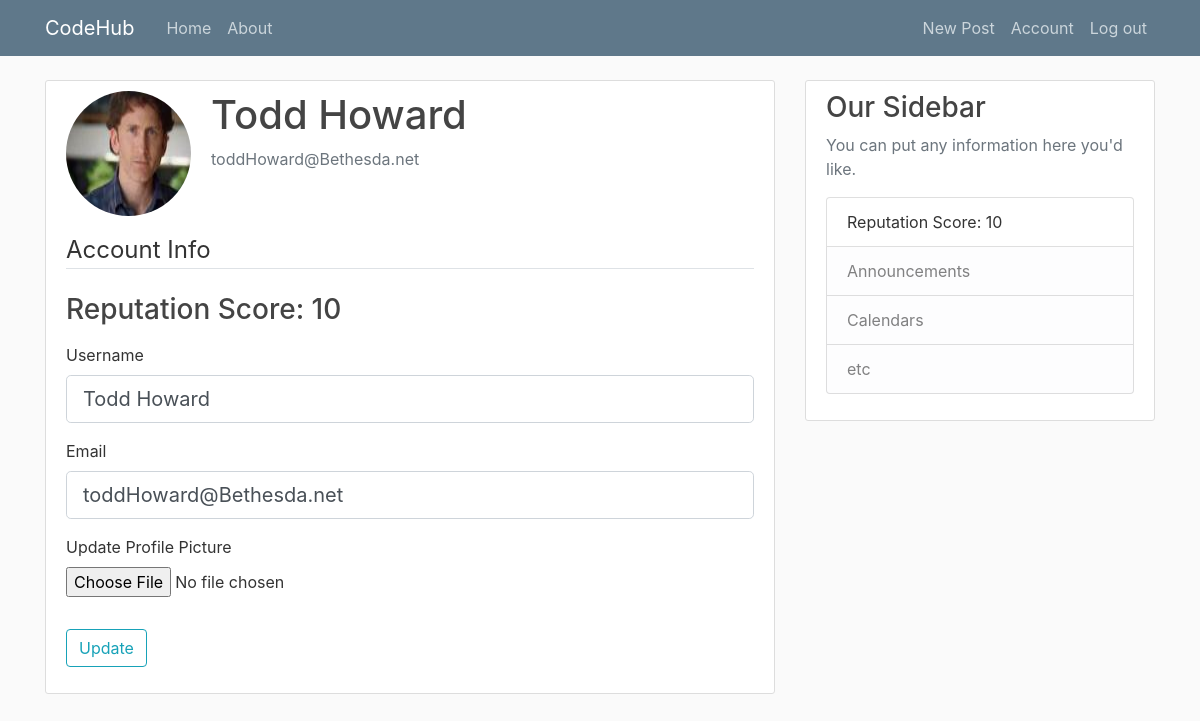
Page /account (signed in) on the committed database.
### app/models.py (models this page shows, shortened)
class User(db.Model, UserMixin):
    id = db.Column(db.Integer, primary_key=True)                                    # Primary Key
    username = db.Column(db.String(20), unique=True, nullable=False)                # Each User will have a username, with a max(20) characters, it must be unique, and Null is not allowed!
    email = db.Column(db.String(120), unique=True, nullable=False)                  # Each User will have an email, with a max(120) characters, it must be unique, and Null is not allowed!
    image_file = db.Column(db.String(20), nullable=False, default='default.jpg')    # Each User will have a defualt profile Image, so uniqueness does not apply, since Null is not allowed!
    password = db.Column(db.String(60), nullable=False)                             # Each User will have passwords, with a max(60) characters, uniqueness does not apply, and Null is not allowed!
    posts = db.relationship('Post', backref='author', lazy=True)                    # This is linked to Posts, Lazy Evaluation is set to: True
    reputation = db.Column(db.Integer, nullable=False, default=10)                  # This has a default value of 10
    profanity = db.Column(db.Boolean, unique=False, default=False)                  # This had a default value of 0
    chance = db.Column(db.Boolean, nullable=False, default=True)                    # This has a default value of True
    blacklisted = db.Column(db.Boolean, unique=False, default=False)                # This has a default value of False
    compliments=db.Column(db.Integer, unique=False, default=0)                      # This has a default value of 0

### app/users/routes.py (the view)
@users.route('/account', methods=['GET', 'POST'])
@login_required                                                                             # login_required is part of flask-login, and like UserMixin it's really useful, this can essentially prevent IDOR! Insecure Direct Object References
def account():
    form = UpdateAccountForm()
    if form.validate_on_submit():
        if form.picture.data:
            picture_file = save_picture(form.picture.data)
            current_user.image_file = picture_file
        current_user.username = form.username.data                                          # This is a SQLAlchemy perk it allows us to take the current_user data which we get thanks to flask_login, and then overwrites it with the form data the user submits!
        current_user.email = form.email.data                                                # So over here we're overwriting the current_user email with the email the user submits in the form!
        db.session.commit()                                                                 # Commit changes in database.db
        flash('Your account has been updated!', 'success')                                  # Display success message! For anyone wondering 'success' is just a bootstrap class, it gives a green-ish hue.
        return redirect(url_for('users.account'))                                           # Redirect to account, without this line of code, the broswer on the redirect below would send multiple post requests causing some problems
    elif request.method == 'GET':
        form.username.data = current_user.username                                          # This populates the username field upon a 'GET' request
        form.email.data = current_user.email                                                # This populates the email field upon a 'GET' request
    image_file = url_for('static', filename='profile_images/' + current_user.image_file)
    return render_template('account.html', title='Account', image_file=image_file, form=form)

### app/users/forms.py (shortened to what this page needs)
class UpdateAccountForm(FlaskForm):
    username = StringField('Username', validators=[DataRequired(), Length(min=3, max=20) ])
    email = StringField('Email', validators=[DataRequired(), Email() ])
    picture = FileField('Update Profile Picture', validators=[ FileAllowed(['jpg', 'png']) ])
    submit = SubmitField('Update')

### app/models.py (called while the page is built)
@login_manager.user_loader
def laod_user(user_id):
    return User.query.get(int(user_id))                                             # getter function that helps get the user_id

### app/templates/account.html (shortened to what this page needs)
{% extends "template.html" %}
{% block content %}
    <div class="content-section">
        <div class="media">
            <img class="rounded-circle account-img" src="{{ image_file }}">
            <div class="media-body">
                <h2 class="account-heading">{{ current_user.username }}</h2>
                <p class="text-secondary">{{ current_user.email }}</p>
            </div>
        </div>
        <form method="POST" action="" enctype="multipart/form-data">
            <fieldset class="form-group">
                <legend class="border-bottom mb-4">Account Info</legend>
                <div class="form-group">
                    {% if current_user.reputation >= 30 %}
                       <h3 style="color: seagreen;">Reputation Score: {{current_user.reputation}}</h3>
                    {% elif current_user.reputation >= 0 %}
                        <h3>Reputation Score: {{current_user.reputation}}</h3>
                    {% elif current_user.reputation < 0 %}
                        <h3 style="color: red;">Reputation Score: {{current_user.reputation}}</h3>
                    {% endif %}
                </div>
                <div class="form-group">
                    {{ form.username.label(class="form-control-label") }}
                    {% if form.username.errors %}
                        {{ form.username(class="form-control form-control-lg is-invalid") }}
                        <div class="invalid-feedback">
                            {% for error in form.username.errors %}
                                <span> {{ error }} </span>
                            {% endfor %}
                        </div>
                    {% else %}
                        {{ form.username(class="form-control form-control-lg") }}
                    {% endif %}
                </div>
                <div class="form-group">
                    {{ form.email.label(class="form-control-label") }}
                    {% if form.email.errors %}
                        {{ form.email(class="form-control form-control-lg is-invalid") }}
                        <div class="invalid-feedback">
                            {% for error in form.email.errors %}
                                <span> {{ error }} </span>
                            {% endfor %}
                        </div>
                    {% else %}
                        {{ form.email(class="form-control form-control-lg") }}
                    {% endif %}
                </div>
                <div class="form-group">
                    {{ form.picture.label() }}
                    {{ form.picture(class="form-control-file") }}
                </div>
            </fieldset>
            <div class="form-group">
                {{ form.submit(class="btn btn-outline-info") }}
            </div>
        </form>
    </div>
{% endblock content %}

### app/templates/template.html (shortened to what this page needs)
<!DOCTYPE html>
<html lang="en">
<head>
    <link rel="stylesheet" href="https://stackpath.bootstrapcdn.com/bootstrap/4.4.1/css/bootstrap.min.css">
    <link rel="stylesheet" href="{{ url_for('static', filename='main.css') }}">
</head>
<body>
    <header class="site-header">
        <nav class="navbar navbar-expand-md navbar-dark bg-steel fixed-top">
            <div class="container">
                <a class="navbar-brand mr-4" href="/">CodeHub</a>
                <div class="collapse navbar-collapse" id="navbarToggle">
                    <div class="navbar-nav mr-auto">
                        <a class="nav-item nav-link" href="{{ url_for('main.home') }}">Home</a>
                        <a class="nav-item nav-link" href="{{ url_for('main.about') }}">About</a>
                    </div>
                    <div class="navbar-nav">
                        {% if current_user.is_authenticated %}
                            <a class="nav-item nav-link" href="{{ url_for('posts.new_post') }}">New Post</a>
                            <a class="nav-item nav-link" href="{{ url_for('users.account') }}">Account</a>
                            <a class="nav-item nav-link" href="{{ url_for('users.logout') }}">Log out</a>
                        {% else %}
                            <a class="nav-item nav-link" href="{{ url_for('users.login') }}">Login</a>
                            <a class="nav-item nav-link" href="{{ url_for('users.register') }}">Register</a>
                        {% endif %}
                    </div>
                </div>
            </div>
        </nav>
    </header>
    <main role="main" class="container">
        <div class="row">
            <div class="col-md-8">
                {% block content %}{% endblock %}
            </div>
            <div class="col-md-4">
                <div class="content-section">
                    <h3>Our Sidebar</h3>
                    <p class='text-muted'>You can put any information here you'd like.
                        <ul class="list-group">
                            {% if current_user.is_authenticated %}
                                {% if current_user.reputation >= 3 %}
                                    <li class="list-group-item list-group-item">Reputation Score: {{ current_user.reputation }}</li>
                                {% elif current_user.reputation == 2 %}
                                    <li class="list-group-item list-group-item" style="color: orange;">Reputation Score: {{ current_user.reputation }}</li>
                                {% elif current_user.reputation == 1 %}
                                    <li class="list-group-item list-group-item" style="color: orangered;">Reputation Score: {{ current_user.reputation }}</li>
                                {% elif current_user.reputation == 0 %}
                                    <li class="list-group-item list-group-item" style="color: red;">Reputation Score: {{ current_user.reputation }}</li>
                                {% else %}
                                    <li class="list-group-item list-group-item" style="color: red;"><b>Reputation Score: {{ current_user.reputation }}</b></li>
                                {% endif %}
                            {% else %}
                                <li class="list-group-item list-group-item-light">Latest Posts</li>
                            {% endif %}
                            <li class="list-group-item list-group-item-light">Announcements</li>
                            <li class="list-group-item list-group-item-light">Calendars</li>
                            <li class="list-group-item list-group-item-light">etc</li>
                        </ul>
                    </p>
                </div>
            </div>
        </div>
    </main>
</body>
</html>

### app/static/main.css (style rules this page uses)
body { background: #fafafa; color: #333333; margin-top: 5rem; }
h1, h2, h3, h4, h5, h6 { color: #444444; }
.bg-steel { background-color: #5f788a; }
.site-header .navbar-nav .nav-link { color: #cbd5db; }
.content-section { background: #ffffff; padding: 10px 20px; border: 1px solid #dddddd; border-radius: 3px; margin-bottom: 20px; }
.account-img { height: 125px; width: 125px; margin-right: 20px; margin-bottom: 16px; }
.account-heading { font-size: 2.5rem; }

### rows in the picture
User: username "Todd Howard", email "toddHoward@Bethesda.net", reputation "10"
